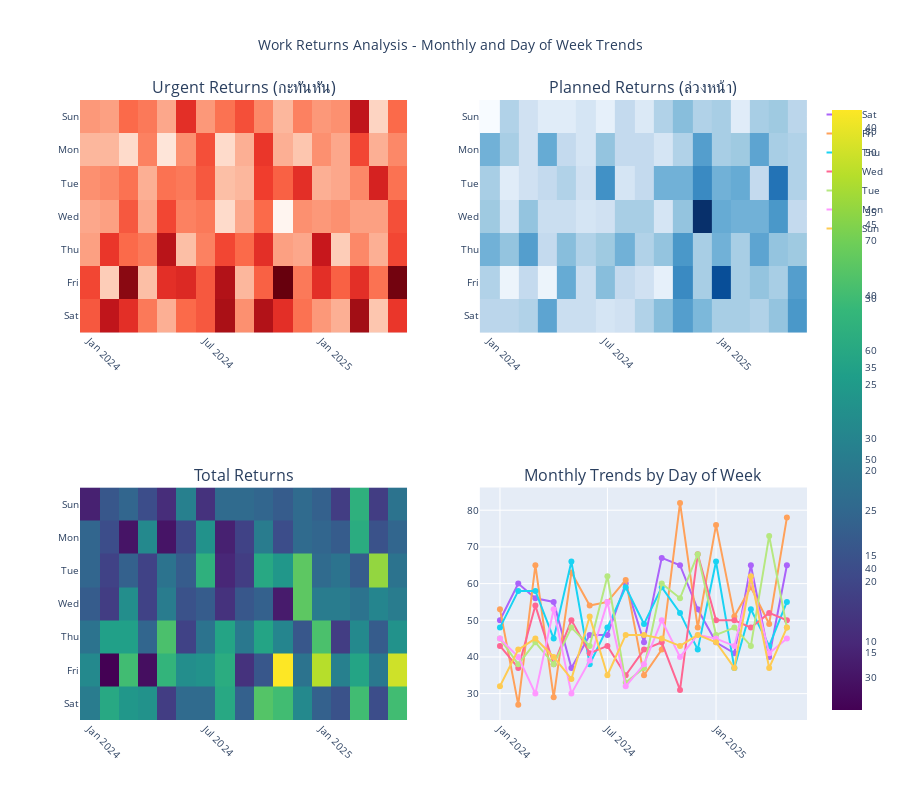
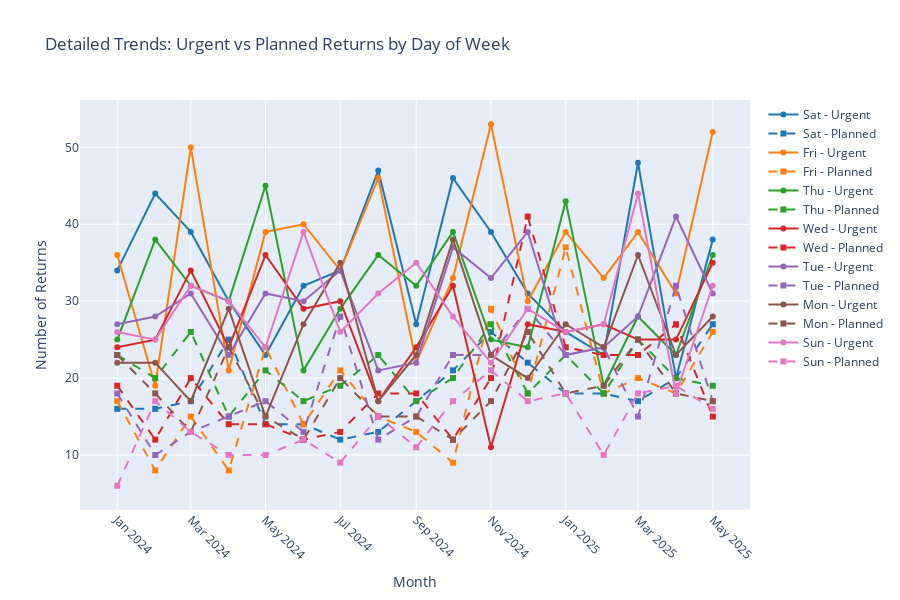
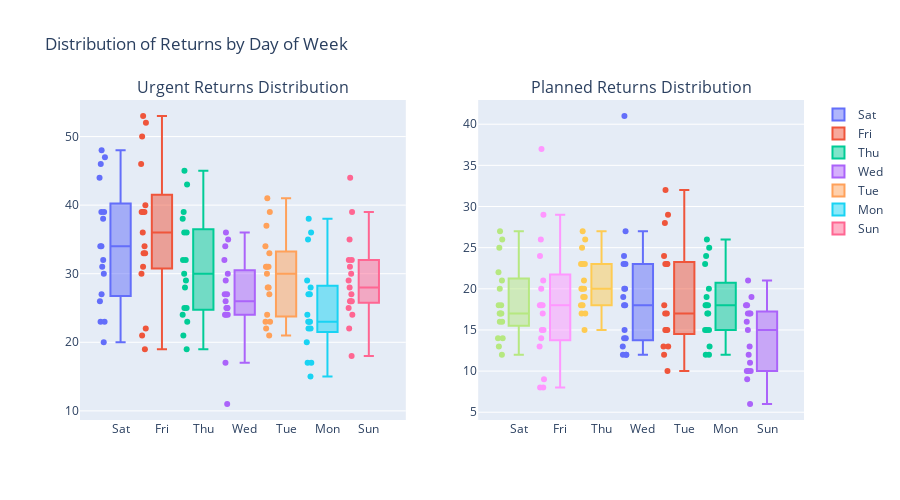

Here is the notebook cell these charts were saved with, in order:
### Markdown cell above
#### **Plot Visualizations**

### Code cell
import pandas as pd
import plotly.graph_objects as go
import plotly.express as px
from plotly.subplots import make_subplots
import numpy as np

df = cancel_problem_pivot.copy()

# Define day order from Sunday to Saturday
#day_order = ['Sun', 'Mon', 'Tue', 'Wed', 'Thu', 'Fri', 'Sat']
day_order = ['Sat', 'Fri', 'Thu', 'Wed', 'Tue', 'Mon', 'Sun']
df['day_of_week'] = pd.Categorical(df['day_of_week'], categories=day_order, ordered=True)

# Sort DataFrame
df = df.sort_values(["report_month", "day_of_week"])

# Calculate total returns
df["total_returns"] = df["คืนงาน (กะทันหัน)"] + df["คืนงาน (ล่วงหน้า)"]

# Create pivot tables for heatmaps and reindex to ensure proper order
urgent_pivot = df.pivot(index='day_of_week', columns='report_month', values='คืนงาน (กะทันหัน)')
urgent_pivot = urgent_pivot.reindex(day_order)

planned_pivot = df.pivot(index='day_of_week', columns='report_month', values='คืนงาน (ล่วงหน้า)')
planned_pivot = planned_pivot.reindex(day_order)

total_pivot = df.pivot(index='day_of_week', columns='report_month', values='total_returns')
total_pivot = total_pivot.reindex(day_order)

# Create subplots
fig = make_subplots(
    rows=2, cols=2,
    subplot_titles=('Urgent Returns (กะทันหัน)', 'Planned Returns (ล่วงหน้า)', 
                   'Total Returns', 'Monthly Trends by Day of Week'),
    specs=[[{"type": "heatmap"}, {"type": "heatmap"}],
           [{"type": "heatmap"}, {"type": "scatter"}]]
)

# Heatmap 1: Urgent Returns
fig.add_trace(
    go.Heatmap(
        z=urgent_pivot.values,
        x=urgent_pivot.columns,
        y=urgent_pivot.index,
        colorscale='Reds',
        name='Urgent Returns',
        hovertemplate='Month: %{x}<br>Day: %{y}<br>Count: %{z}<extra></extra>'
    ),
    row=1, col=1
)

# Heatmap 2: Planned Returns
fig.add_trace(
    go.Heatmap(
        z=planned_pivot.values,
        x=planned_pivot.columns,
        y=planned_pivot.index,
        colorscale='Blues',
        name='Planned Returns',
        hovertemplate='Month: %{x}<br>Day: %{y}<br>Count: %{z}<extra></extra>'
    ),
    row=1, col=2
)

# Heatmap 3: Total Returns
fig.add_trace(
    go.Heatmap(
        z=total_pivot.values,
        x=total_pivot.columns,
        y=total_pivot.index,
        colorscale='Viridis',
        name='Total Returns',
        hovertemplate='Month: %{x}<br>Day: %{y}<br>Count: %{z}<extra></extra>'
    ),
    row=2, col=1
)

# Line plot: Monthly trends by day of week
for day in day_order:
    day_data = df[df['day_of_week'] == day].sort_values('report_month')
    fig.add_trace(
        go.Scatter(
            x=day_data['report_month'],
            y=day_data['total_returns'],
            mode='lines+markers',
            name=day,
            line=dict(width=2),
            marker=dict(size=6),
            hovertemplate=f'{day}: %{{y}} returns<br>Month: %{{x}}<extra></extra>'
        ),
        row=2, col=2
    )

# Update layout
fig.update_layout(
    title_text="Work Returns Analysis - Monthly and Day of Week Trends",
    title_x=0.5,
    height=800,
    showlegend=True,
    font=dict(size=10)
)

# Update x-axis for all subplots to rotate labels
fig.update_xaxes(tickangle=45)

# Show the plot
fig.show()

# Additional analysis: Summary statistics
print("=== SUMMARY STATISTICS ===")
print("\nMonthly totals:")
monthly_summary = df.groupby('report_month').agg({
    'คืนงาน (กะทันหัน)': 'sum',
    'คืนงาน (ล่วงหน้า)': 'sum',
    'total_returns': 'sum'
}).round(2)
print(monthly_summary)

print("\nDay of week averages:")
daily_summary = df.groupby('day_of_week').agg({
    'คืนงาน (กะทันหัน)': 'mean',
    'คืนงาน (ล่วงหน้า)': 'mean',
    'total_returns': 'mean'
}).round(2)
print(daily_summary)

# Create a separate detailed line chart for better trend analysis
fig2 = go.Figure()

# Add lines for each day of week
colors = ['#1f77b4', '#ff7f0e', '#2ca02c', '#d62728', '#9467bd', '#8c564b', '#e377c2']
for i, day in enumerate(day_order):
    day_data = df[df['day_of_week'] == day].sort_values('report_month')
    
    # Urgent returns
    fig2.add_trace(
        go.Scatter(
            x=day_data['report_month'],
            y=day_data['คืนงาน (กะทันหัน)'],
            mode='lines+markers',
            name=f'{day} - Urgent',
            line=dict(color=colors[i], dash='solid'),
            marker=dict(size=6, symbol='circle')
        )
    )
    
    # Planned returns
    fig2.add_trace(
        go.Scatter(
            x=day_data['report_month'],
            y=day_data['คืนงาน (ล่วงหน้า)'],
            mode='lines+markers',
            name=f'{day} - Planned',
            line=dict(color=colors[i], dash='dash'),
            marker=dict(size=6, symbol='square')
        )
    )

fig2.update_layout(
    title="Detailed Trends: Urgent vs Planned Returns by Day of Week",
    xaxis_title="Month",
    yaxis_title="Number of Returns",
    height=600,
    hovermode='x unified',
    xaxis=dict(tickangle=45)
)

fig2.show()

# Create a box plot to show distribution patterns
fig3 = make_subplots(
    rows=1, cols=2,
    subplot_titles=('Urgent Returns Distribution', 'Planned Returns Distribution')
)

# Box plot for urgent returns
for day in day_order:
    day_data = df[df['day_of_week'] == day]['คืนงาน (กะทันหัน)']
    fig3.add_trace(
        go.Box(
            y=day_data,
            name=day,
            boxpoints='all',
            jitter=0.3,
            pointpos=-1.8
        ),
        row=1, col=1
    )

# Box plot for planned returns
for day in day_order:
    day_data = df[df['day_of_week'] == day]['คืนงาน (ล่วงหน้า)']
    fig3.add_trace(
        go.Box(
            y=day_data,
            name=day,
            boxpoints='all',
            jitter=0.3,
            pointpos=-1.8,
            showlegend=False
        ),
        row=1, col=2
    )

fig3.update_layout(
    title="Distribution of Returns by Day of Week",
    height=500
)

fig3.show()

### Figure 1 — Plotly figure (JSON) as saved in the notebook; plotly's stock layout.template omitted (floating-point values rounded to 4 significant figures)
{"data": [{"colorscale": [[0, "rgb(255,245,240)"], [0.125, "rgb(254,224,210)"], [0.25, "rgb(252,187,161)"], [0.375, "rgb(252,146,114)"], [0.5, "rgb(251,106,74)"], [0.625, "rgb(239,59,44)"], [0.75, "rgb(203,24,29)"], [0.875, "rgb(165,15,21)"], [1, "rgb(103,0,13)"]], "hovertemplate": "Month: %{x}<br>Day: %{y}<br>Count: %{z}<extra></extra>", "name": "Urgent Returns", "type": "heatmap", "x": ["2024-01", "2024-02", "2024-03", "2024-04", "2024-05", "2024-06", "2024-07", "2024-08", "2024-09", "2024-10", "2024-11", "2024-12", "2025-01", "2025-02", "2025-03", "2025-04", "2025-05"], "xaxis": "x", "y": ["Sat", "Fri", "Thu", "Wed", "Tue", "Mon", "Sun"], "yaxis": "y", "z": [[34, 44, 39, 30, 23, 32, 34, 47, 27, 46, 39, 31, 26, 23, 48, 20, 38], [36, 19, 50, 21, 39, 40, 34, 46, 22, 33, 53, 30, 39, 33, 39, 31, 52], [25, 38, 32, 30, 45, 21, 29, 36, 32, 39, 25, 24, 43, 19, 28, 23, 36], [24, 25, 34, 24, 36, 29, 30, 17, 24, 32, 11, 27, 26, 27, 25, 25, 35], [27, 28, 31, 23, 31, 30, 34, 21, 22, 37, 33, 39, 23, 24, 28, 41, 31], [22, 22, 17, 29, 15, 27, 35, 17, 23, 38, 23, 20, 27, 24, 36, 23, 28], [26, 25, 32, 30, 24, 39, 26, 31, 35, 28, 22, 29, 26, 27, 44, 18, 32]]}, {"colorscale": [[0, "rgb(247,251,255)"], [0.125, "rgb(222,235,247)"], [0.25, "rgb(198,219,239)"], [0.375, "rgb(158,202,225)"], [0.5, "rgb(107,174,214)"], [0.625, "rgb(66,146,198)"], [0.75, "rgb(33,113,181)"], [0.875, "rgb(8,81,156)"], [1, "rgb(8,48,107)"]], "hovertemplate": "Month: %{x}<br>Day: %{y}<br>Count: %{z}<extra></extra>", "name": "Planned Returns", "type": "heatmap", "x": ["2024-01", "2024-02", "2024-03", "2024-04", "2024-05", "2024-06", "2024-07", "2024-08", "2024-09", "2024-10", "2024-11", "2024-12", "2025-01", "2025-02", "2025-03", "2025-04", "2025-05"], "xaxis": "x2", "y": ["Sat", "Fri", "Thu", "Wed", "Tue", "Mon", "Sun"], "yaxis": "y2", "z": [[16, 16, 17, 25, 14, 14, 12, 13, 17, 21, 26, 22, 18, 18, 17, 20, 27], [17, 8, 15, 8, 24, 14, 21, 15, 13, 9, 29, 18, 37, 18, 20, 18, 26], [23, 20, 26, 15, 21, 17, 19, 23, 17, 20, 27, 18, 23, 18, 25, 20, 19], [19, 12, 20, 14, 14, 12, 13, 18, 18, 12, 20, 41, 24, 23, 23, 27, 15], [18, 10, 13, 15, 17, 13, 28, 12, 15, 23, 23, 29, 23, 24, 15, 32, 17], [23, 18, 13, 24, 15, 12, 20, 15, 15, 12, 17, 26, 18, 19, 25, 18, 17], [6, 17, 13, 10, 10, 12, 9, 15, 11, 17, 21, 17, 18, 10, 18, 19, 16]]}, {"colorscale": [[0, "#440154"], [0.1111, "#482878"], [0.2222, "#3e4989"], [0.3333, "#31688e"], [0.4444, "#26828e"], [0.5556, "#1f9e89"], [0.6667, "#35b779"], [0.7778, "#6ece58"], [0.8889, "#b5de2b"], [1, "#fde725"]], "hovertemplate": "Month: %{x}<br>Day: %{y}<br>Count: %{z}<extra></extra>", "name": "Total Returns", "type": "heatmap", "x": ["2024-01", "2024-02", "2024-03", "2024-04", "2024-05", "2024-06", "2024-07", "2024-08", "2024-09", "2024-10", "2024-11", "2024-12", "2025-01", "2025-02", "2025-03", "2025-04", "2025-05"], "xaxis": "x3", "y": ["Sat", "Fri", "Thu", "Wed", "Tue", "Mon", "Sun"], "yaxis": "y3", "z": [[50, 60, 56, 55, 37, 46, 46, 60, 44, 67, 65, 53, 44, 41, 65, 40, 65], [53, 27, 65, 29, 63, 54, 55, 61, 35, 42, 82, 48, 76, 51, 59, 49, 78], [48, 58, 58, 45, 66, 38, 48, 59, 49, 59, 52, 42, 66, 37, 53, 43, 55], [43, 37, 54, 38, 50, 41, 43, 35, 42, 44, 31, 68, 50, 50, 48, 52, 50], [45, 38, 44, 38, 48, 43, 62, 33, 37, 60, 56, 68, 46, 48, 43, 73, 48], [45, 40, 30, 53, 30, 39, 55, 32, 38, 50, 40, 46, 45, 43, 61, 41, 45], [32, 42, 45, 40, 34, 51, 35, 46, 46, 45, 43, 46, 44, 37, 62, 37, 48]]}, {"hovertemplate": "Sat: %{y} returns<br>Month: %{x}<extra></extra>", "line": {"width": 2}, "marker": {"size": 6}, "mode": "lines+markers", "name": "Sat", "type": "scatter", "x": ["2024-01", "2024-02", "2024-03", "2024-04", "2024-05", "2024-06", "2024-07", "2024-08", "2024-09", "2024-10", "2024-11", "2024-12", "2025-01", "2025-02", "2025-03", "2025-04", "2025-05"], "xaxis": "x4", "y": [50, 60, 56, 55, 37, 46, 46, 60, 44, 67, 65, 53, 44, 41, 65, 40, 65], "yaxis": "y4"}, {"hovertemplate": "Fri: %{y} returns<br>Month: %{x}<extra></extra>", "line": {"width": 2}, "marker": {"size": 6}, "mode": "lines+markers", "name": "Fri", "type": "scatter", "x": ["2024-01", "2024-02", "2024-03", "2024-04", "2024-05", "2024-06", "2024-07", "2024-08", "2024-09", "2024-10", "2024-11", "2024-12", "2025-01", "2025-02", "2025-03", "2025-04", "2025-05"], "xaxis": "x4", "y": [53, 27, 65, 29, 63, 54, 55, 61, 35, 42, 82, 48, 76, 51, 59, 49, 78], "yaxis": "y4"}, {"hovertemplate": "Thu: %{y} returns<br>Month: %{x}<extra></extra>", "line": {"width": 2}, "marker": {"size": 6}, "mode": "lines+markers", "name": "Thu", "type": "scatter", "x": ["2024-01", "2024-02", "2024-03", "2024-04", "2024-05", "2024-06", "2024-07", "2024-08", "2024-09", "2024-10", "2024-11", "2024-12", "2025-01", "2025-02", "2025-03", "2025-04", "2025-05"], "xaxis": "x4", "y": [48, 58, 58, 45, 66, 38, 48, 59, 49, 59, 52, 42, 66, 37, 53, 43, 55], "yaxis": "y4"}, {"hovertemplate": "Wed: %{y} returns<br>Month: %{x}<extra></extra>", "line": {"width": 2}, "marker": {"size": 6}, "mode": "lines+markers", "name": "Wed", "type": "scatter", "x": ["2024-01", "2024-02", "2024-03", "2024-04", "2024-05", "2024-06", "2024-07", "2024-08", "2024-09", "2024-10", "2024-11", "2024-12", "2025-01", "2025-02", "2025-03", "2025-04", "2025-05"], "xaxis": "x4", "y": [43, 37, 54, 38, 50, 41, 43, 35, 42, 44, 31, 68, 50, 50, 48, 52, 50], "yaxis": "y4"}, {"hovertemplate": "Tue: %{y} returns<br>Month: %{x}<extra></extra>", "line": {"width": 2}, "marker": {"size": 6}, "mode": "lines+markers", "name": "Tue", "type": "scatter", "x": ["2024-01", "2024-02", "2024-03", "2024-04", "2024-05", "2024-06", "2024-07", "2024-08", "2024-09", "2024-10", "2024-11", "2024-12", "2025-01", "2025-02", "2025-03", "2025-04", "2025-05"], "xaxis": "x4", "y": [45, 38, 44, 38, 48, 43, 62, 33, 37, 60, 56, 68, 46, 48, 43, 73, 48], "yaxis": "y4"}, {"hovertemplate": "Mon: %{y} returns<br>Month: %{x}<extra></extra>", "line": {"width": 2}, "marker": {"size": 6}, "mode": "lines+markers", "name": "Mon", "type": "scatter", "x": ["2024-01", "2024-02", "2024-03", "2024-04", "2024-05", "2024-06", "2024-07", "2024-08", "2024-09", "2024-10", "2024-11", "2024-12", "2025-01", "2025-02", "2025-03", "2025-04", "2025-05"], "xaxis": "x4", "y": [45, 40, 30, 53, 30, 39, 55, 32, 38, 50, 40, 46, 45, 43, 61, 41, 45], "yaxis": "y4"}, {"hovertemplate": "Sun: %{y} returns<br>Month: %{x}<extra></extra>", "line": {"width": 2}, "marker": {"size": 6}, "mode": "lines+markers", "name": "Sun", "type": "scatter", "x": ["2024-01", "2024-02", "2024-03", "2024-04", "2024-05", "2024-06", "2024-07", "2024-08", "2024-09", "2024-10", "2024-11", "2024-12", "2025-01", "2025-02", "2025-03", "2025-04", "2025-05"], "xaxis": "x4", "y": [32, 42, 45, 40, 34, 51, 35, 46, 46, 45, 43, 46, 44, 37, 62, 37, 48], "yaxis": "y4"}], "layout": {"annotations": [{"font": {"size": 16}, "showarrow": false, "text": "Urgent Returns (กะทันหัน)", "x": 0.225, "xanchor": "center", "xref": "paper", "y": 1, "yanchor": "bottom", "yref": "paper"}, {"font": {"size": 16}, "showarrow": false, "text": "Planned Returns (ล่วงหน้า)", "x": 0.775, "xanchor": "center", "xref": "paper", "y": 1, "yanchor": "bottom", "yref": "paper"}, {"font": {"size": 16}, "showarrow": false, "text": "Total Returns", "x": 0.225, "xanchor": "center", "xref": "paper", "y": 0.375, "yanchor": "bottom", "yref": "paper"}, {"font": {"size": 16}, "showarrow": false, "text": "Monthly Trends by Day of Week", "x": 0.775, "xanchor": "center", "xref": "paper", "y": 0.375, "yanchor": "bottom", "yref": "paper"}], "font": {"size": 10}, "height": 800, "showlegend": true, "title": {"text": "Work Returns Analysis - Monthly and Day of Week Trends", "x": 0.5}, "xaxis": {"anchor": "y", "domain": [0, 0.45], "tickangle": 45}, "xaxis2": {"anchor": "y2", "domain": [0.55, 1], "tickangle": 45}, "xaxis3": {"anchor": "y3", "domain": [0, 0.45], "tickangle": 45}, "xaxis4": {"anchor": "y4", "domain": [0.55, 1], "tickangle": 45}, "yaxis": {"anchor": "x", "domain": [0.625, 1]}, "yaxis2": {"anchor": "x2", "domain": [0.625, 1]}, "yaxis3": {"anchor": "x3", "domain": [0, 0.375]}, "yaxis4": {"anchor": "x4", "domain": [0, 0.375]}}}

### Figure 2 — Plotly figure (JSON) as saved in the notebook; plotly's stock layout.template omitted (floating-point values rounded to 4 significant figures)
{"data": [{"line": {"color": "#1f77b4", "dash": "solid"}, "marker": {"size": 6, "symbol": "circle"}, "mode": "lines+markers", "name": "Sat - Urgent", "type": "scatter", "x": ["2024-01", "2024-02", "2024-03", "2024-04", "2024-05", "2024-06", "2024-07", "2024-08", "2024-09", "2024-10", "2024-11", "2024-12", "2025-01", "2025-02", "2025-03", "2025-04", "2025-05"], "y": [34, 44, 39, 30, 23, 32, 34, 47, 27, 46, 39, 31, 26, 23, 48, 20, 38]}, {"line": {"color": "#1f77b4", "dash": "dash"}, "marker": {"size": 6, "symbol": "square"}, "mode": "lines+markers", "name": "Sat - Planned", "type": "scatter", "x": ["2024-01", "2024-02", "2024-03", "2024-04", "2024-05", "2024-06", "2024-07", "2024-08", "2024-09", "2024-10", "2024-11", "2024-12", "2025-01", "2025-02", "2025-03", "2025-04", "2025-05"], "y": [16, 16, 17, 25, 14, 14, 12, 13, 17, 21, 26, 22, 18, 18, 17, 20, 27]}, {"line": {"color": "#ff7f0e", "dash": "solid"}, "marker": {"size": 6, "symbol": "circle"}, "mode": "lines+markers", "name": "Fri - Urgent", "type": "scatter", "x": ["2024-01", "2024-02", "2024-03", "2024-04", "2024-05", "2024-06", "2024-07", "2024-08", "2024-09", "2024-10", "2024-11", "2024-12", "2025-01", "2025-02", "2025-03", "2025-04", "2025-05"], "y": [36, 19, 50, 21, 39, 40, 34, 46, 22, 33, 53, 30, 39, 33, 39, 31, 52]}, {"line": {"color": "#ff7f0e", "dash": "dash"}, "marker": {"size": 6, "symbol": "square"}, "mode": "lines+markers", "name": "Fri - Planned", "type": "scatter", "x": ["2024-01", "2024-02", "2024-03", "2024-04", "2024-05", "2024-06", "2024-07", "2024-08", "2024-09", "2024-10", "2024-11", "2024-12", "2025-01", "2025-02", "2025-03", "2025-04", "2025-05"], "y": [17, 8, 15, 8, 24, 14, 21, 15, 13, 9, 29, 18, 37, 18, 20, 18, 26]}, {"line": {"color": "#2ca02c", "dash": "solid"}, "marker": {"size": 6, "symbol": "circle"}, "mode": "lines+markers", "name": "Thu - Urgent", "type": "scatter", "x": ["2024-01", "2024-02", "2024-03", "2024-04", "2024-05", "2024-06", "2024-07", "2024-08", "2024-09", "2024-10", "2024-11", "2024-12", "2025-01", "2025-02", "2025-03", "2025-04", "2025-05"], "y": [25, 38, 32, 30, 45, 21, 29, 36, 32, 39, 25, 24, 43, 19, 28, 23, 36]}, {"line": {"color": "#2ca02c", "dash": "dash"}, "marker": {"size": 6, "symbol": "square"}, "mode": "lines+markers", "name": "Thu - Planned", "type": "scatter", "x": ["2024-01", "2024-02", "2024-03", "2024-04", "2024-05", "2024-06", "2024-07", "2024-08", "2024-09", "2024-10", "2024-11", "2024-12", "2025-01", "2025-02", "2025-03", "2025-04", "2025-05"], "y": [23, 20, 26, 15, 21, 17, 19, 23, 17, 20, 27, 18, 23, 18, 25, 20, 19]}, {"line": {"color": "#d62728", "dash": "solid"}, "marker": {"size": 6, "symbol": "circle"}, "mode": "lines+markers", "name": "Wed - Urgent", "type": "scatter", "x": ["2024-01", "2024-02", "2024-03", "2024-04", "2024-05", "2024-06", "2024-07", "2024-08", "2024-09", "2024-10", "2024-11", "2024-12", "2025-01", "2025-02", "2025-03", "2025-04", "2025-05"], "y": [24, 25, 34, 24, 36, 29, 30, 17, 24, 32, 11, 27, 26, 27, 25, 25, 35]}, {"line": {"color": "#d62728", "dash": "dash"}, "marker": {"size": 6, "symbol": "square"}, "mode": "lines+markers", "name": "Wed - Planned", "type": "scatter", "x": ["2024-01", "2024-02", "2024-03", "2024-04", "2024-05", "2024-06", "2024-07", "2024-08", "2024-09", "2024-10", "2024-11", "2024-12", "2025-01", "2025-02", "2025-03", "2025-04", "2025-05"], "y": [19, 12, 20, 14, 14, 12, 13, 18, 18, 12, 20, 41, 24, 23, 23, 27, 15]}, {"line": {"color": "#9467bd", "dash": "solid"}, "marker": {"size": 6, "symbol": "circle"}, "mode": "lines+markers", "name": "Tue - Urgent", "type": "scatter", "x": ["2024-01", "2024-02", "2024-03", "2024-04", "2024-05", "2024-06", "2024-07", "2024-08", "2024-09", "2024-10", "2024-11", "2024-12", "2025-01", "2025-02", "2025-03", "2025-04", "2025-05"], "y": [27, 28, 31, 23, 31, 30, 34, 21, 22, 37, 33, 39, 23, 24, 28, 41, 31]}, {"line": {"color": "#9467bd", "dash": "dash"}, "marker": {"size": 6, "symbol": "square"}, "mode": "lines+markers", "name": "Tue - Planned", "type": "scatter", "x": ["2024-01", "2024-02", "2024-03", "2024-04", "2024-05", "2024-06", "2024-07", "2024-08", "2024-09", "2024-10", "2024-11", "2024-12", "2025-01", "2025-02", "2025-03", "2025-04", "2025-05"], "y": [18, 10, 13, 15, 17, 13, 28, 12, 15, 23, 23, 29, 23, 24, 15, 32, 17]}, {"line": {"color": "#8c564b", "dash": "solid"}, "marker": {"size": 6, "symbol": "circle"}, "mode": "lines+markers", "name": "Mon - Urgent", "type": "scatter", "x": ["2024-01", "2024-02", "2024-03", "2024-04", "2024-05", "2024-06", "2024-07", "2024-08", "2024-09", "2024-10", "2024-11", "2024-12", "2025-01", "2025-02", "2025-03", "2025-04", "2025-05"], "y": [22, 22, 17, 29, 15, 27, 35, 17, 23, 38, 23, 20, 27, 24, 36, 23, 28]}, {"line": {"color": "#8c564b", "dash": "dash"}, "marker": {"size": 6, "symbol": "square"}, "mode": "lines+markers", "name": "Mon - Planned", "type": "scatter", "x": ["2024-01", "2024-02", "2024-03", "2024-04", "2024-05", "2024-06", "2024-07", "2024-08", "2024-09", "2024-10", "2024-11", "2024-12", "2025-01", "2025-02", "2025-03", "2025-04", "2025-05"], "y": [23, 18, 13, 24, 15, 12, 20, 15, 15, 12, 17, 26, 18, 19, 25, 18, 17]}, {"line": {"color": "#e377c2", "dash": "solid"}, "marker": {"size": 6, "symbol": "circle"}, "mode": "lines+markers", "name": "Sun - Urgent", "type": "scatter", "x": ["2024-01", "2024-02", "2024-03", "2024-04", "2024-05", "2024-06", "2024-07", "2024-08", "2024-09", "2024-10", "2024-11", "2024-12", "2025-01", "2025-02", "2025-03", "2025-04", "2025-05"], "y": [26, 25, 32, 30, 24, 39, 26, 31, 35, 28, 22, 29, 26, 27, 44, 18, 32]}, {"line": {"color": "#e377c2", "dash": "dash"}, "marker": {"size": 6, "symbol": "square"}, "mode": "lines+markers", "name": "Sun - Planned", "type": "scatter", "x": ["2024-01", "2024-02", "2024-03", "2024-04", "2024-05", "2024-06", "2024-07", "2024-08", "2024-09", "2024-10", "2024-11", "2024-12", "2025-01", "2025-02", "2025-03", "2025-04", "2025-05"], "y": [6, 17, 13, 10, 10, 12, 9, 15, 11, 17, 21, 17, 18, 10, 18, 19, 16]}], "layout": {"height": 600, "hovermode": "x unified", "title": {"text": "Detailed Trends: Urgent vs Planned Returns by Day of Week"}, "xaxis": {"tickangle": 45, "title": {"text": "Month"}}, "yaxis": {"title": {"text": "Number of Returns"}}}}

### Figure 3 — Plotly figure (JSON) as saved in the notebook; plotly's stock layout.template omitted (floating-point values rounded to 4 significant figures)
{"data": [{"boxpoints": "all", "jitter": 0.3, "name": "Sat", "pointpos": -1.8, "type": "box", "xaxis": "x", "y": [34, 44, 39, 30, 23, 32, 34, 47, 27, 46, 39, 31, 26, 23, 48, 20, 38], "yaxis": "y"}, {"boxpoints": "all", "jitter": 0.3, "name": "Fri", "pointpos": -1.8, "type": "box", "xaxis": "x", "y": [36, 19, 50, 21, 39, 40, 34, 46, 22, 33, 53, 30, 39, 33, 39, 31, 52], "yaxis": "y"}, {"boxpoints": "all", "jitter": 0.3, "name": "Thu", "pointpos": -1.8, "type": "box", "xaxis": "x", "y": [25, 38, 32, 30, 45, 21, 29, 36, 32, 39, 25, 24, 43, 19, 28, 23, 36], "yaxis": "y"}, {"boxpoints": "all", "jitter": 0.3, "name": "Wed", "pointpos": -1.8, "type": "box", "xaxis": "x", "y": [24, 25, 34, 24, 36, 29, 30, 17, 24, 32, 11, 27, 26, 27, 25, 25, 35], "yaxis": "y"}, {"boxpoints": "all", "jitter": 0.3, "name": "Tue", "pointpos": -1.8, "type": "box", "xaxis": "x", "y": [27, 28, 31, 23, 31, 30, 34, 21, 22, 37, 33, 39, 23, 24, 28, 41, 31], "yaxis": "y"}, {"boxpoints": "all", "jitter": 0.3, "name": "Mon", "pointpos": -1.8, "type": "box", "xaxis": "x", "y": [22, 22, 17, 29, 15, 27, 35, 17, 23, 38, 23, 20, 27, 24, 36, 23, 28], "yaxis": "y"}, {"boxpoints": "all", "jitter": 0.3, "name": "Sun", "pointpos": -1.8, "type": "box", "xaxis": "x", "y": [26, 25, 32, 30, 24, 39, 26, 31, 35, 28, 22, 29, 26, 27, 44, 18, 32], "yaxis": "y"}, {"boxpoints": "all", "jitter": 0.3, "name": "Sat", "pointpos": -1.8, "showlegend": false, "type": "box", "xaxis": "x2", "y": [16, 16, 17, 25, 14, 14, 12, 13, 17, 21, 26, 22, 18, 18, 17, 20, 27], "yaxis": "y2"}, {"boxpoints": "all", "jitter": 0.3, "name": "Fri", "pointpos": -1.8, "showlegend": false, "type": "box", "xaxis": "x2", "y": [17, 8, 15, 8, 24, 14, 21, 15, 13, 9, 29, 18, 37, 18, 20, 18, 26], "yaxis": "y2"}, {"boxpoints": "all", "jitter": 0.3, "name": "Thu", "pointpos": -1.8, "showlegend": false, "type": "box", "xaxis": "x2", "y": [23, 20, 26, 15, 21, 17, 19, 23, 17, 20, 27, 18, 23, 18, 25, 20, 19], "yaxis": "y2"}, {"boxpoints": "all", "jitter": 0.3, "name": "Wed", "pointpos": -1.8, "showlegend": false, "type": "box", "xaxis": "x2", "y": [19, 12, 20, 14, 14, 12, 13, 18, 18, 12, 20, 41, 24, 23, 23, 27, 15], "yaxis": "y2"}, {"boxpoints": "all", "jitter": 0.3, "name": "Tue", "pointpos": -1.8, "showlegend": false, "type": "box", "xaxis": "x2", "y": [18, 10, 13, 15, 17, 13, 28, 12, 15, 23, 23, 29, 23, 24, 15, 32, 17], "yaxis": "y2"}, {"boxpoints": "all", "jitter": 0.3, "name": "Mon", "pointpos": -1.8, "showlegend": false, "type": "box", "xaxis": "x2", "y": [23, 18, 13, 24, 15, 12, 20, 15, 15, 12, 17, 26, 18, 19, 25, 18, 17], "yaxis": "y2"}, {"boxpoints": "all", "jitter": 0.3, "name": "Sun", "pointpos": -1.8, "showlegend": false, "type": "box", "xaxis": "x2", "y": [6, 17, 13, 10, 10, 12, 9, 15, 11, 17, 21, 17, 18, 10, 18, 19, 16], "yaxis": "y2"}], "layout": {"annotations": [{"font": {"size": 16}, "showarrow": false, "text": "Urgent Returns Distribution", "x": 0.225, "xanchor": "center", "xref": "paper", "y": 1, "yanchor": "bottom", "yref": "paper"}, {"font": {"size": 16}, "showarrow": false, "text": "Planned Returns Distribution", "x": 0.775, "xanchor": "center", "xref": "paper", "y": 1, "yanchor": "bottom", "yref": "paper"}], "height": 500, "title": {"text": "Distribution of Returns by Day of Week"}, "xaxis": {"anchor": "y", "domain": [0, 0.45]}, "xaxis2": {"anchor": "y2", "domain": [0.55, 1]}, "yaxis": {"anchor": "x", "domain": [0, 1]}, "yaxis2": {"anchor": "x2", "domain": [0, 1]}}}
